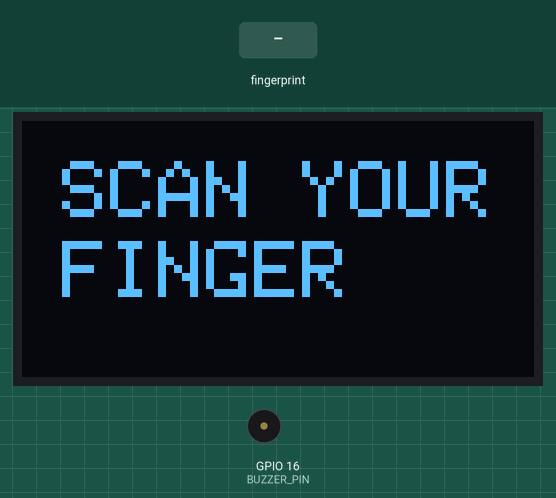
This sketch was run on a simulated ESP8266 (NodeMCU). Shown: 128×64 one-colour display, buzzer (waves = sounding, pin HIGH). The inputs (shaded band) are chosen by the test bench. The modem accepts every AT command (registered, SIM ready, sends succeed) and sends nothing else; what the sketch prints to the serial monitor is not drawn.

Above: at 11.2 s.
11.3 s: finger stored as number 1 placed on the sensor
At 12.2 s:
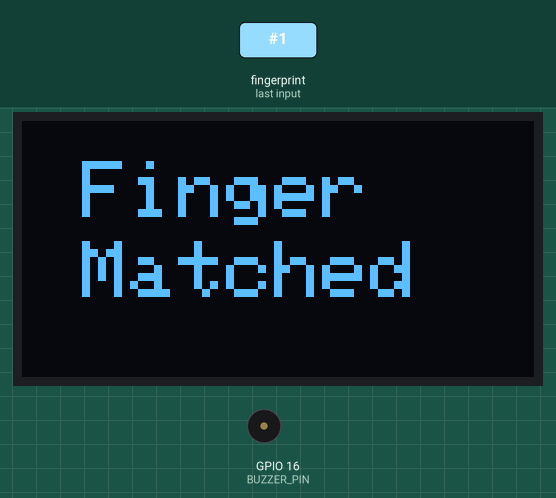
At 14.5 s:
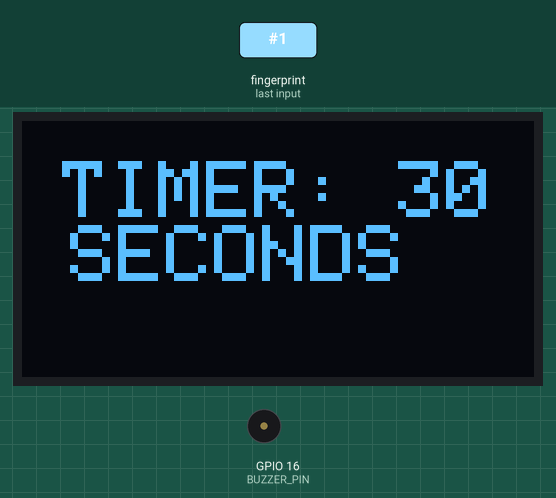
Timing chart, 0 to 64.2 s (numbered marks = the images above; inputs shaded):
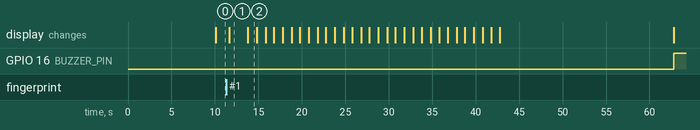

The sketch:

women_saftey.ino
```cpp
#include <Adafruit_Fingerprint.h>
#include <SoftwareSerial.h>
#include <ESP8266WiFi.h>
#include <Wire.h>
#include <Adafruit_GFX.h>
#include <Adafruit_SSD1306.h>
#include <ESP8266HTTPClient.h>
#include <WiFiClient.h>

// Pin Definitions
#define GSM_RX_PIN 13
#define GSM_TX_PIN 15
#define FINGERPRINT_RX_PIN 12
#define FINGERPRINT_TX_PIN 14
#define GPS_RX_PIN 0
#define GPS_TX_PIN 2
#define OLED_RESET_PIN -1
#define BUZZER_PIN 16

// SoftwareSerial instances for communication with modules
SoftwareSerial gsmSerial(GSM_RX_PIN, GSM_TX_PIN); // GSM Module
SoftwareSerial fingerSerial(FINGERPRINT_RX_PIN, FINGERPRINT_TX_PIN); // Fingerprint Module
Adafruit_Fingerprint finger = Adafruit_Fingerprint(&fingerSerial); // Fingerprint library instance
SoftwareSerial gpsSerial(GPS_RX_PIN, GPS_TX_PIN); // GPS Module

// OLED Display
#define SCREEN_WIDTH 128
#define SCREEN_HEIGHT 64
Adafruit_SSD1306 display(SCREEN_WIDTH, SCREEN_HEIGHT, &Wire, OLED_RESET_PIN);

// Flags and variables
bool fingerPressed = false; // Flag to indicate if a fingerprint is pressed
bool dangerAlert = false; // Flag to indicate if a danger alert is active
bool buzzerOn = false; // Flag to indicate if the buzzer is on
unsigned long timerStartTime; // Start time for the timer
unsigned long lastGPSSendTime = 0; // Timestamp for the last GPS data send

// Array to store multiple phone numbers
String phoneNumbers[] = {"+917726832699", "+918619049793", "+917976730624"};

// Function declarations
void displayTimer(unsigned long currentTime);
void displayMatchedFinger();
void displayIncorrectFinger();
void displayDangerAlert();
String getValue(String data, char separator, int index);
void getFingerprintID();
void sendDangerAlert();
String getGPSData();

// Setup function
void setup() {
  // Initialize serial communication for debugging
  Serial.begin(9600);

  // Initialize serial communication with GSM, fingerprint, and GPS modules
  gsmSerial.begin(38400);
  fingerSerial.begin(57600);
  gpsSerial.begin(9600);

  // Initialize Buzzer pin as output
  pinMode(BUZZER_PIN, OUTPUT);

  // Initialize OLED display
  if (!display.begin(SSD1306_SWITCHCAPVCC, 0x3C)) {
    Serial.println(F("SSD1306 allocation failed"));
    for(;;);
  }
  display.clearDisplay();

  // Set display properties
  display.setTextColor(SSD1306_WHITE);
  display.setTextSize(1.8);
  display.setCursor(10, 10);

  // Display welcome message
  display.println(F("WELCOME TO"));
  display.setCursor(20, 30);
  display.println(F("PROJECT"));
  display.setCursor(15, 50);
  display.println(F("WOMEN SAFETY"));
  display.display();

  delay(10000); // Wait for 10 seconds
  display.clearDisplay();
  display.setTextSize(2);
  display.setCursor(10, 10);
  display.println(F("SCAN YOUR"));
  display.setCursor(10, 30);
  display.println(F("FINGER"));
  display.display();
}

// Main loop
void loop() {
  if (!fingerPressed && !dangerAlert) {
    getFingerprintID();
  }

  if (fingerPressed) {
    unsigned long currentTime = millis();
    while (millis() - currentTime < 30000) { // Loop for 30 seconds
      getFingerprintID();
      if (fingerPressed) {
        currentTime = millis();
        fingerPressed = false;
      }

      displayTimer(currentTime);
    }

    if (!fingerPressed) {
      sendDangerAlert();
    }
  }

  if (dangerAlert) {
    if (millis() - lastGPSSendTime >= 10000) {
      sendDangerAlert();
      lastGPSSendTime = millis();
    }
  }
}

// Function to capture fingerprint
void getFingerprintID() {
  uint8_t p = finger.getImage(); // Capture fingerprint image
  if (p == FINGERPRINT_OK) {
    Serial.println("Image taken");
    p = finger.image2Tz(); // Convert image to template
    if (p != FINGERPRINT_OK) {
      Serial.println("Error converting image");
      return;
    }
    p = finger.fingerSearch(); // Search for matching fingerprint
    if (p == FINGERPRINT_OK) {
      Serial.println("Fingerprint matched");
      fingerPressed = true;
      timerStartTime = millis();
      displayMatchedFinger(); // Display matched fingerprint message
      delay(2000);
      display.clearDisplay();
    } else {
      Serial.println("Fingerprint not found");
      displayIncorrectFinger(); // Display incorrect fingerprint message
      delay(2000);
      display.clearDisplay();
    }
  } else {
    Serial.println("Error capturing image");
  }
}

// Function to send danger alert to multiple numbers
void sendDangerAlert() {
  String gpsData = getGPSData();
  String latitude = getValue(gpsData, ',', 0);
  String longitude = getValue(gpsData, ',', 1);
  String locationLink = "https://maps.google.com/?q=" + latitude + "," + longitude;

  for (int i = 0; i < sizeof(phoneNumbers) / sizeof(phoneNumbers[0]); i++) {
    // Send danger alert message to each number in the array
    gsmSerial.println("AT+CMGF=1");
    delay(1000);
    gsmSerial.print("AT+CMGS=\"");
    gsmSerial.print(phoneNumbers[i]);
    gsmSerial.println("\"\r");
    delay(1000);
    gsmSerial.print("I am in danger! Location: ");
    gsmSerial.println(locationLink);
    gsmSerial.write((char)26);
    delay(1000);
    Serial.print("Danger alert sent to: ");
    Serial.println(phoneNumbers[i]);
  }

  displayDangerAlert();
  dangerAlert = true;
  digitalWrite(BUZZER_PIN, HIGH);
  buzzerOn = true;
}

// Function to retrieve GPS data
String getGPSData() {
  unsigned long startTime = millis();
  String gpsData;

  // Wait for GPS data for 10 seconds
  while (millis() - startTime < 10000) {
    while (gpsSerial.available()) {
      gpsData = gpsSerial.readStringUntil('\n');
      Serial.println("Raw GPS data: " + gpsData); // Debug: Print raw GPS data

      if (gpsData.startsWith("$GPGGA") || gpsData.startsWith("$GPRMC")) {
        String latitude, longitude;
        if (gpsData.startsWith("$GPGGA")) {
          latitude = getValue(gpsData, ',', 2);
          longitude = getValue(gpsData, ',', 4);
        } else if (gpsData.startsWith("$GPRMC")) {
          latitude = getValue(gpsData, ',', 3);
          longitude = getValue(gpsData, ',', 5);
        }

        // Convert latitude and longitude to decimal degrees if needed
        latitude = convertToDecimalDegrees(latitude, gpsData.charAt(gpsData.startsWith("$GPGGA") ? 3 : 4));
        longitude = convertToDecimalDegrees(longitude, gpsData.charAt(gpsData.startsWith("$GPGGA") ? 5 : 6));

        // Debug: Print extracted latitude and longitude
        Serial.println("Latitude: " + latitude);
        Serial.println("Longitude: " + longitude);

        return latitude + "," + longitude;
      }
    }
  }

  Serial.println("GPS data not available");
  return "26.26694444,73.03694444";
}

// Function to convert GPS coordinates to decimal degrees
String convertToDecimalDegrees(String coord, char direction) {
  float decimal = coord.toFloat() / 100.0;
  int degrees = (int)decimal;
  float minutes = (decimal - degrees) * 100.0 / 60.0;
  decimal = degrees + minutes;
  if (direction == 'S' || direction == 'W') {
    decimal = -decimal;
  }
  return String(decimal, 6);
}

// Function to display timer on OLED
void displayTimer(unsigned long currentTime) {
  display.clearDisplay();
  display.setCursor(10, 10);
  display.print("TIMER: ");
  unsigned long timeLeft = 30 - ((millis() - currentTime) / 1000);
  display.print(timeLeft);
  display.println(" SECONDS");
  display.display();
}

// Function to display matched fingerprint message on OLED
void displayMatchedFinger() {
  display.clearDisplay();
  display.setCursor(15, 10);
  display.println(F("Finger"));
  display.setCursor(15, 30);
  display.println(F("Matched"));
  display.display();
}

// Function to display incorrect fingerprint message on OLED
void displayIncorrectFinger() {
  display.clearDisplay();
  display.setCursor(15, 10);
  display.println(F("Incorrect"));
  display.setCursor(15, 30);
  display.println(F("Finger"));
  display.display();
}

// Function to display danger alert message on OLED
void displayDangerAlert() {
  display.clearDisplay();
  display.setCursor(15, 10);
  display.println(F("Danger"));
  display.setCursor(15, 30);
  display.println(F("Alert"));
  display.setCursor(15, 50);
  display.println(F("SEND"));
  display.display();
}

// Function to extract values from comma-separated string
String getValue(String data, char separator, int index) {
  int found = 0;
  int strIndex[] = {0, -1};
  int maxIndex = data.length() - 1;

  for (int i = 0; i <= maxIndex && found <= index; i++) {
    if (data.charAt(i) == separator || i == maxIndex) {
      found++;
      strIndex[0] = strIndex[1] + 1;
      strIndex[1] = (i == maxIndex) ? i + 1 : i;
    }
  }
  return found > index ? data.substring(strIndex[0], strIndex[1]) : "";
}
```

Measured:
- after the input at 11.3 s, GPIO 16 (BUZZER_PIN): LOW → HIGH after 51.5 s; the display: changes after 0.37 s (image 1)
- what the display in image 1 shows lasts 2.1 s, from 11.7 s to 13.8 s
- what the display in image 2 shows lasts 1.0 s, from 13.8 s to 14.8 s
